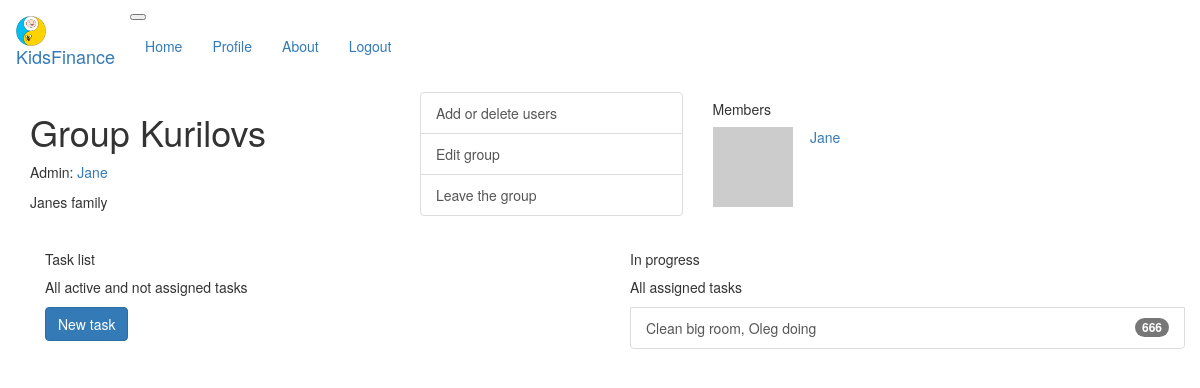
/group/Kurilovs (signed in), run on the app's committed database.
### app/models.py (models this page shows, shortened)
class Group(db.Model):
    id = db.Column(db.Integer, primary_key=True)
    groupname = db.Column(db.String(20), unique=True)
    description = db.Column(db.String(140))
    owner_id = db.Column(db.Integer, db.ForeignKey('user.id'))

class User(UserMixin, db.Model):
    id = db.Column(db.Integer, primary_key=True)
    username = db.Column(db.String(64), index=True, unique=True)
    email = db.Column(db.String(120), index=True, unique=True)
    password_hash = db.Column(db.String(128))
    tasks = db.relationship('Task', backref='author', lazy='dynamic')
    role_id = db.Column(db.Integer, db.ForeignKey('role.id'))
    about_me = db.Column(db.String(140))
    age = db.Column(db.Integer)
    last_seen = db.Column(db.DateTime, default=datetime.utcnow)
    groups = db.relationship(
        'Group', secondary=users_to_groups,
        backref='members')
    my_groups = db.relationship('Group', backref='owner')
    accounts = db.relationship('Account',  uselist=False, backref='username')
    assigned_tasks = db.relationship(
        'Task', secondary=taskholders,
        backref='holders')
    def avatar(self, size):
        digest = md5(self.email.lower().encode('utf-8')).hexdigest()
        return 'https://www.gravatar.com/avatar/{}?d=identicon&s={}'.format(
            digest, size)

class Task(db.Model):
    id = db.Column(db.Integer, primary_key=True)
    taskname = db.Column(db.String(35))
    body = db.Column(db.String(140))
    timestamp = db.Column(db.DateTime, index=True, default=datetime.utcnow)
    user_id = db.Column(db.Integer, db.ForeignKey('user.id'))
    gold = db.Column(db.Integer)
    team = db.Column(db.Integer, default=1)
    groups = db.relationship(
        'Group', secondary=tasks_to_groups,
        backref='tasks')
    tracking = db.relationship('TaskTrack', uselist=False, backref='task')

### app/routes.py (the view)
@app.route('/group/<groupname>')
@login_required
def group(groupname):
    group = Group.query.filter_by(groupname=groupname).first_or_404()
    members = group.members
    new_tasks = Task.query.join(tasks_to_groups).join(TaskTrack). \
                filter(tasks_to_groups.c.group_id == group.id). \
                filter(TaskTrack.accepted==None).all()
    assigned_tasks = Task.query.join(tasks_to_groups).join(TaskTrack). \
                filter(tasks_to_groups.c.group_id == group.id). \
                filter(TaskTrack.accepted != None).filter(TaskTrack.approved==None).all()
    return render_template('group.html', title='Group', group=group, members=members, \
                        new_tasks=new_tasks, assigned_tasks=assigned_tasks)

### app/models.py (called while the page is built)
@login.user_loader
def load_user(id):
    return User.query.get(int(id))

### app/routes.py (called while the page is built)
@app.before_request
def before_request():
    if current_user.is_authenticated:
        current_user.last_seen = datetime.utcnow()
        db.session.commit()

### app/templates/group.html
{% extends "base.html" %}
{% block page_content %}
  <div class="row bg-light">
    <div class="col-md-4">
      <h1>Group {{ group.groupname }}</h1>
      <p>
          Admin:
          <a href="{{ url_for('user', username=group.owner.username) }}">{{ group.owner.username }}</a>
      </p>
      <p>{% if group.description %}<p>{{ group.description }}</p>{% endif %}</p>
    </div>
    <div class="col-md-3">
      <div class="list_group">
        {% if group.owner == current_user %}
        <a href="{{ url_for('expand_group', groupname=group.groupname) }}" class="list-group-item list-group-item-action">Add or delete users</a>
        <a href="{{ url_for('edit_group', groupname=group.groupname) }}" class="list-group-item list-group-item-action">Edit group</a>
        {% endif %}
        {% if current_user in group.members %}
        <a href="{{ url_for('leave_group', groupname=group.groupname) }}" class="list-group-item list-group-item-action">Leave the group</a>
        {% else %}
        <a href="{{ url_for('join_group', groupname=group.groupname) }}" class="list-group-item list-group-item-action bg-success">Join the group</a>
        {% endif %}
        </div>
      </div>
      <div class="col-md-4">
        <h5>Members</h5>
        {% for user in group.members %}
        <a href="{{ url_for('user', username=user.username) }}">
          <div class="row border">
            <div class="col-md-3">
              <img src="{{ user.avatar(40)}}">
            </div>
            <div class="col-md-6">
              {{ user.username }}
             </div>
          </div>
        </a>
        {% endfor %}
      </div>
  </div>
  <br>
    {% if current_user in group.members %}
    {% include '_tasklist.html' %}
    {% endif %}
{% endblock %}

### app/templates/_task.html (shortened to what this page needs)
        <a href="{{ url_for('task_info', task_id=task.id) }}" class="list-group-item list-group-item-action d-flex justify-content-between align-items-center">
                {{ task.taskname }},
                {% if task.tracking.accepted and task.holders %}
                {{ task.holders[0].username }} doing
                {% else %}
                by {{ task.author.username }}
                {% endif %}
          <span class="badge badge-warning badge-pill">{{ task.gold }}
          </span>
        </a>

### data on the page
Group: groupname "Kurilovs", description "Janes family"
User: owner.username "Jane", username "Jane"
Task: taskname "Clean big room", username "Oleg", gold "666"
